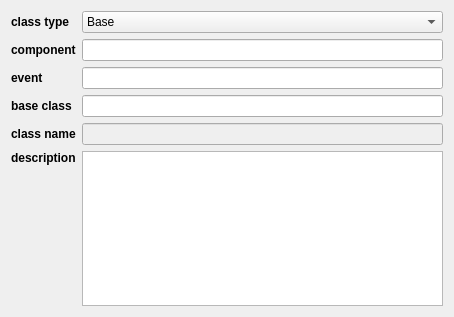
<?xml version="1.0" encoding="UTF-8"?>
<ui version="4.0">
 <class>DataClassOptions</class>
 <widget class="QWizardPage" name="DataClassOptions">
  <property name="geometry">
   <rect>
    <x>0</x>
    <y>0</y>
    <width>454</width>
    <height>317</height>
   </rect>
  </property>
  <property name="minimumSize">
   <size>
    <width>450</width>
    <height>0</height>
   </size>
  </property>
  <property name="windowTitle">
   <string>DataClassOptions</string>
  </property>
  <property name="title">
   <string>Data Class Options</string>
  </property>
  <layout class="QGridLayout" name="gridLayout">
   <item row="0" column="0">
    <widget class="QLabel" name="label_4">
     <property name="font">
      <font>
       <weight>75</weight>
       <bold>true</bold>
      </font>
     </property>
     <property name="text">
      <string>class type</string>
     </property>
    </widget>
   </item>
   <item row="0" column="1">
    <widget class="QComboBox" name="uiClassTypeDDL">
     <property name="sizePolicy">
      <sizepolicy hsizetype="Expanding" vsizetype="Fixed">
       <horstretch>0</horstretch>
       <verstretch>0</verstretch>
      </sizepolicy>
     </property>
     <item>
      <property name="text">
       <string>Base</string>
      </property>
     </item>
     <item>
      <property name="text">
       <string>Notification</string>
      </property>
     </item>
     <item>
      <property name="text">
       <string>Override</string>
      </property>
     </item>
     <item>
      <property name="text">
       <string>Custom</string>
      </property>
     </item>
    </widget>
   </item>
   <item row="1" column="0">
    <widget class="QLabel" name="uiComponentLBL">
     <property name="font">
      <font>
       <weight>75</weight>
       <bold>true</bold>
      </font>
     </property>
     <property name="text">
      <string>component</string>
     </property>
    </widget>
   </item>
   <item row="1" column="1">
    <widget class="QLineEdit" name="uiComponentTXT"/>
   </item>
   <item row="2" column="0">
    <widget class="QLabel" name="uiEventLBL">
     <property name="font">
      <font>
       <weight>75</weight>
       <bold>true</bold>
      </font>
     </property>
     <property name="text">
      <string>event</string>
     </property>
    </widget>
   </item>
   <item row="2" column="1">
    <widget class="QLineEdit" name="uiEventTXT"/>
   </item>
   <item row="3" column="0">
    <widget class="QLabel" name="uiBaseLBL">
     <property name="font">
      <font>
       <weight>75</weight>
       <bold>true</bold>
      </font>
     </property>
     <property name="text">
      <string>base class</string>
     </property>
    </widget>
   </item>
   <item row="3" column="1">
    <widget class="QLineEdit" name="uiBaseTXT"/>
   </item>
   <item row="4" column="0">
    <widget class="QLabel" name="label_2">
     <property name="font">
      <font>
       <weight>75</weight>
       <bold>true</bold>
      </font>
     </property>
     <property name="text">
      <string>class name</string>
     </property>
    </widget>
   </item>
   <item row="4" column="1">
    <widget class="QLineEdit" name="uiClassTXT">
     <property name="enabled">
      <bool>false</bool>
     </property>
    </widget>
   </item>
   <item row="5" column="0">
    <widget class="QLabel" name="label_3">
     <property name="font">
      <font>
       <weight>75</weight>
       <bold>true</bold>
      </font>
     </property>
     <property name="text">
      <string>description</string>
     </property>
     <property name="alignment">
      <set>Qt::AlignLeading|Qt::AlignLeft|Qt::AlignTop</set>
     </property>
    </widget>
   </item>
   <item row="5" column="1">
    <widget class="QTextEdit" name="uiDescriptionTXT"/>
   </item>
  </layout>
 </widget>
 <tabstops>
  <tabstop>uiClassTypeDDL</tabstop>
  <tabstop>uiBaseTXT</tabstop>
  <tabstop>uiClassTXT</tabstop>
  <tabstop>uiDescriptionTXT</tabstop>
 </tabstops>
 <resources/>
 <connections/>
</ui>
